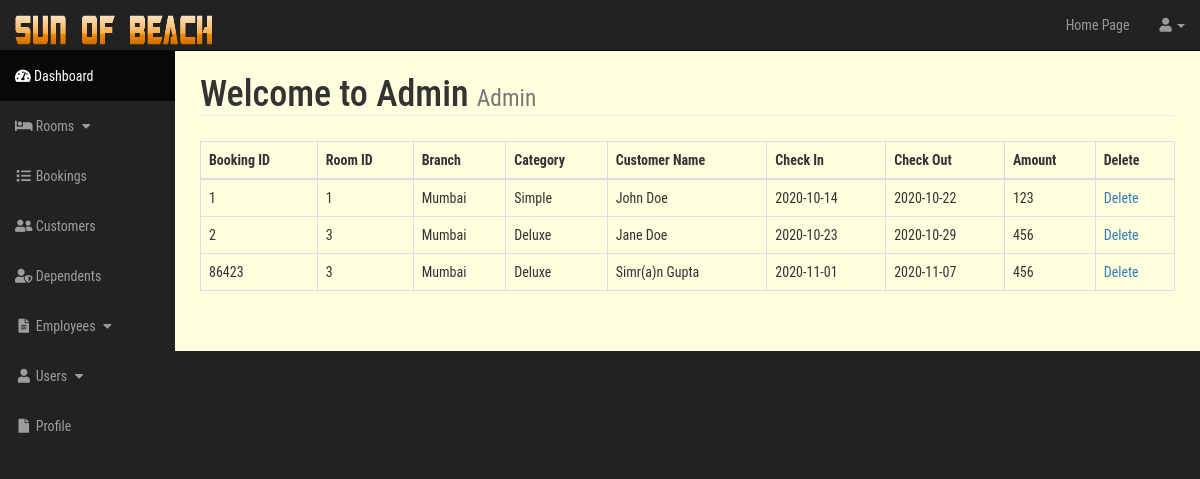
Page /admin/booking.php on the committed database.
### tables this page shows
CREATE TABLE `booking` (
  `Booking_id` int(11) NOT NULL,
  `cust_id` int(11) DEFAULT NULL,
  `room_id` int(11) DEFAULT NULL,
  `branch_id` int(11) DEFAULT NULL
);

CREATE TABLE `hotel` (
  `branch_id` int(11) NOT NULL,
  `branch_name` varchar(20) DEFAULT NULL,
  `location` varchar(20) DEFAULT NULL,
  `branch_phone` int(11) DEFAULT NULL
);

CREATE TABLE `customer` (
  `cust_id` int(11) NOT NULL,
  `f_name` varchar(20) NOT NULL,
  `l_name` varchar(20) NOT NULL,
  `cust_email` varchar(32) NOT NULL,
  `cust_phone` int(10) NOT NULL,
  `passport_no` int(11) NOT NULL,
  `dob` date NOT NULL,
  `country` varchar(20) NOT NULL
);

CREATE TABLE `forr` (
  `Booking_id` int(11) DEFAULT NULL,
  `room_id` int(11) DEFAULT NULL,
  `check_in_date` date DEFAULT NULL,
  `check_out_date` date DEFAULT NULL
);

CREATE TABLE `bill` (
  `Bill_id` int(11) NOT NULL,
  `Amount` int(11) DEFAULT NULL,
  `Payment_type` varchar(20) DEFAULT NULL,
  `cust_id` int(11) DEFAULT NULL
);

### admin/booking.php (the view, shortened to what this page needs)
<?php include "include/admin_header.php" ?>
    <div id="wrapper">
        <?php include "include/admin_navigation.php" ?>
        <div id="page-wrapper">
            <div class="container-fluid">
                <div class="row">
                    <div class="col-lg-12">
                        <h1 class="page-header">
                            Welcome to Admin
                            <small>Admin</small>
                        </h1>
                        <table class="table table-bordered table-hover">
    <thead>
        <tr>
            <th>Booking ID</th>
            <th>Room ID</th>
            <th>Branch</th>
            <th>Category</th>
            <th>Customer Name</th>
            <th>Check In</th>
            <th>Check Out</th>
            <th>Amount</th>
            <th>Delete</th>
        </tr>
    </thead>
    <tbody>
        <?php
        $query = "SELECT * FROM booking";
        $select_bookings=mysqli_query($con, $query);
        while($row=mysqli_fetch_assoc($select_bookings)){
            $booking_id=$row['Booking_id'];
            $room_id=$row['room_id'];
            $cust_id=$row['cust_id'];
            $branch_id=$row['branch_id'];
            $query= "SELECT * FROM hotel WHERE branch_id={$branch_id}";
            $branch=mysqli_query($con, $query);
            while($row=mysqli_fetch_assoc($branch)){
                $branch_name=$row['branch_name'];
            }
            echo "<tr><td>{$booking_id}</td>";
            echo "<td>{$room_id}</td>";
            echo "<td>{$branch_name}</td>";
            $query = "SELECT * FROM simple WHERE room_id={$room_id}";
                $select_category=mysqli_query($con, $query);
                 while($row=mysqli_fetch_assoc($select_category)){
                    $category='Simple';
                }
            $query = "SELECT * FROM deluxe WHERE room_id={$room_id}";
                $select_category=mysqli_query($con, $query);
                 while($row=mysqli_fetch_assoc($select_category)){
                    $category='Deluxe';
                }
            echo "<td>{$category}</td>";
            $query = "SELECT * FROM customer WHERE cust_id={$cust_id}";
            $customer=mysqli_query($con, $query);
            while($row=mysqli_fetch_assoc($customer)){
                $f_name=$row['f_name'];
                $l_name=$row['l_name'];
            }
            echo "<td>{$f_name} {$l_name}</td>";
            $query = "SELECT * FROM forr WHERE booking_id={$booking_id}";
            $dates=mysqli_query($con, $query);
            while($row=mysqli_fetch_assoc($dates)){
                $check_in_date=$row['check_in_date'];
                $check_out_date=$row['check_out_date'];
            }
            echo "<td>{$check_in_date}</td>";
            echo "<td>{$check_out_date}</td>";
            $query = "SELECT * FROM bill WHERE cust_id={$cust_id}";
            $bill=mysqli_query($con, $query);
            while($row=mysqli_fetch_assoc($bill)){
                $amount=$row['Amount'];
            }
            echo "<td>{$amount}</td>";
            echo "<td><a href='booking.php?delete={$booking_id}'>Delete</a></td>";
            echo "</tr>";
        }
        ?>
    </tbody>
</table>
                    </div>
                 </div>
            </div>
        </div>
    </div>
</body>
</html>

### admin/css/sb-admin.css (style rules this page uses)
body { margin-top: 100px; background-color: #222; font-family: 'Roboto Condensed', sans-serif; }
@media (min-width:768px) { body { margin-top: 50px; } }
#wrapper { padding-left: 0; }
#page-wrapper { width: 100%; padding: 0; background-color: lightyellow; min-height: 301px; }
@media (min-width:768px) { #wrapper { padding-left: 175px; } }
@media (min-width:768px) { #page-wrapper { padding: 10px; } }
h1.page-header { padding: 0; margin: 15px 0 25px 0; }

### rows in the picture
booking: Booking_id "1", room "1", branch.branch_name "Mumbai", category "Simple", cust.f_name "John", cust.l_name "Doe", forr.check_in_date "2020-10-14", forr.check_out_date "2020-10-22", bill.Amount "123"
booking: Booking_id "2", room "3", branch.branch_name "Mumbai", category "Deluxe", cust.f_name "Jane", cust.l_name "Doe", forr.check_in_date "2020-10-23", forr.check_out_date "2020-10-29", bill.Amount "456"
booking: Booking_id "86423", room "3", branch.branch_name "Mumbai", category "Deluxe", cust.f_name "Simr(a)n", cust.l_name "Gupta", forr.check_in_date "2020-11-01", forr.check_out_date "2020-11-07"
bill: Amount "456"
